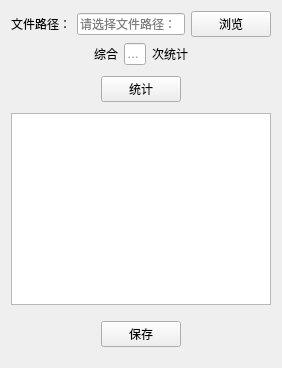
            <widget class="QWidget" name="tab_2">
             <attribute name="title">
              <string>频率盒图分析</string>
             </attribute>
             <layout class="QVBoxLayout" name="verticalLayout_2">
              <item>
               <layout class="QHBoxLayout" name="horizontalLayout_5" stretch="0,10,1">
                <item>
                 <widget class="QLabel" name="label_10">
                  <property name="text">
                   <string>文件路径：</string>
                  </property>
                 </widget>
                </item>
                <item>
                 <widget class="QLineEdit" name="tab1_2_browse_filepass_text">
                  <property name="placeholderText">
                   <string>请选择文件路径：</string>
                  </property>
                 </widget>
                </item>
                <item>
                 <widget class="QPushButton" name="tab1_2_browse_filepass_button">
                  <property name="text">
                   <string>浏览</string>
                  </property>
                 </widget>
                </item>
               </layout>
              </item>
              <item>
               <layout class="QHBoxLayout" name="horizontalLayout_65" stretch="8,0,2,0,8">
                <item>
                 <spacer name="horizontalSpacer_38">
                  <property name="orientation">
                   <enum>Qt::Horizontal</enum>
                  </property>
                  <property name="sizeHint" stdset="0">
                   <size>
                    <width>40</width>
                    <height>20</height>
                   </size>
                  </property>
                 </spacer>
                </item>
                <item>
                 <widget class="QLabel" name="label_16">
                  <property name="text">
                   <string>综合</string>
                  </property>
                 </widget>
                </item>
                <item>
                 <widget class="QLineEdit" name="tab1_2_num_input_text">
                  <property name="placeholderText">
                   <string>1-100</string>
                  </property>
                 </widget>
                </item>
                <item>
                 <widget class="QLabel" name="label_17">
                  <property name="text">
                   <string>次统计</string>
                  </property>
                 </widget>
                </item>
                <item>
                 <spacer name="horizontalSpacer_39">
                  <property name="orientation">
                   <enum>Qt::Horizontal</enum>
                  </property>
                  <property name="sizeHint" stdset="0">
                   <size>
                    <width>40</width>
                    <height>20</height>
                   </size>
                  </property>
                 </spacer>
                </item>
               </layout>
              </item>
              <item>
               <layout class="QHBoxLayout" name="horizontalLayout_6" stretch="10,2,10">
                <property name="topMargin">
                 <number>5</number>
                </property>
                <property name="bottomMargin">
                 <number>5</number>
                </property>
                <item>
                 <spacer name="horizontalSpacer_40">
                  <property name="orientation">
                   <enum>Qt::Horizontal</enum>
                  </property>
                  <property name="sizeHint" stdset="0">
                   <size>
                    <width>40</width>
                    <height>20</height>
                   </size>
                  </property>
                 </spacer>
                </item>
                <item>
                 <widget class="QPushButton" name="tab1_2_run_button">
                  <property name="sizePolicy">
                   <sizepolicy hsizetype="Minimum" vsizetype="Fixed">
                    <horstretch>0</horstretch>
                    <verstretch>0</verstretch>
                   </sizepolicy>
                  </property>
                  <property name="text">
                   <string>统计</string>
                  </property>
                 </widget>
                </item>
                <item>
                 <spacer name="horizontalSpacer_41">
                  <property name="orientation">
                   <enum>Qt::Horizontal</enum>
                  </property>
                  <property name="sizeHint" stdset="0">
                   <size>
                    <width>40</width>
                    <height>20</height>
                   </size>
                  </property>
                 </spacer>
                </item>
               </layout>
              </item>
              <item>
               <widget class="QGraphicsView" name="tab1_2_graphics_view"/>
              </item>
              <item>
               <layout class="QHBoxLayout" name="horizontalLayout_7" stretch="10,2,10">
                <property name="topMargin">
                 <number>10</number>
                </property>
                <property name="bottomMargin">
                 <number>10</number>
                </property>
                <item>
                 <spacer name="horizontalSpacer_42">
                  <property name="orientation">
                   <enum>Qt::Horizontal</enum>
                  </property>
                  <property name="sizeHint" stdset="0">
                   <size>
                    <width>40</width>
                    <height>20</height>
                   </size>
                  </property>
                 </spacer>
                </item>
                <item>
                 <widget class="QPushButton" name="tab1_2_save_pic_button">
                  <property name="sizePolicy">
                   <sizepolicy hsizetype="Minimum" vsizetype="Fixed">
                    <horstretch>0</horstretch>
                    <verstretch>0</verstretch>
                   </sizepolicy>
                  </property>
                  <property name="text">
                   <string>保存</string>
                  </property>
                 </widget>
                </item>
                <item>
                 <spacer name="horizontalSpacer_43">
                  <property name="orientation">
                   <enum>Qt::Horizontal</enum>
                  </property>
                  <property name="sizeHint" stdset="0">
                   <size>
                    <width>40</width>
                    <height>20</height>
                   </size>
                  </property>
                 </spacer>
                </item>
               </layout>
              </item>
             </layout>
            </widget>
